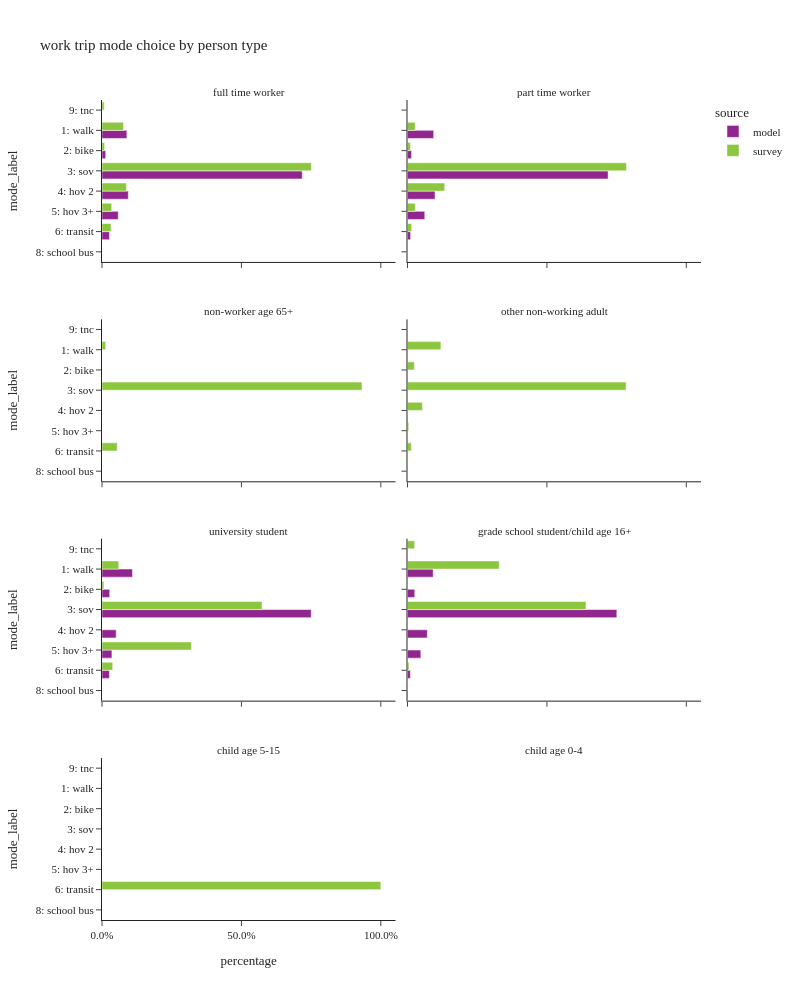

The notebook cell saved with this chart:
### Code cell
plot_mode_choice(wk_trip,"pptyp_label",
                 {"pptyp_label":["full time worker","part time worker","non-worker age 65+","other non-working adult",
                                 "university student","grade school student/child age 16+","child age 5-15","child age 0-4"],
                  "mode_label":["1: walk","2: bike","3: sov","4: hov 2","5: hov 3+","6: transit",
                                   "8: school bus","9: otherâ€“survey only"]},
                  "person type",2,1000)

### Figure 1 — Plotly figure (JSON) as saved in the notebook; plotly's stock layout.template omitted (floating-point values rounded to 4 significant figures)
{"data": [{"alignmentgroup": "True", "customdata": [[158949], [23856], [1280599], [168233], [103958], [47738], [1]], "hovertemplate": "source=model<br>pptyp_label=full time worker<br>percentage=%{x}<br>mode_label=%{y}<br>sample count=%{customdata[0]}<extra></extra>", "legendgroup": "model", "marker": {"color": "#91268F", "pattern": {"shape": ""}}, "name": "model", "offsetgroup": "model", "orientation": "h", "showlegend": true, "textposition": "auto", "type": "bar", "x": [0.08913, 0.01338, 0.7181, 0.09434, 0.05829, 0.02677, 5.607e-07], "xaxis": "x7", "y": ["1: walk", "2: bike", "3: sov", "4: hov 2", "5: hov 3+", "6: transit", "8: school bus"], "yaxis": "y7"}, {"alignmentgroup": "True", "customdata": [[30995], [4835], [237396], [32595], [20460], [3663]], "hovertemplate": "source=model<br>pptyp_label=part time worker<br>percentage=%{x}<br>mode_label=%{y}<br>sample count=%{customdata[0]}<extra></extra>", "legendgroup": "model", "marker": {"color": "#91268F", "pattern": {"shape": ""}}, "name": "model", "offsetgroup": "model", "orientation": "h", "showlegend": false, "textposition": "auto", "type": "bar", "x": [0.09394, 0.01465, 0.7195, 0.09879, 0.06201, 0.0111], "xaxis": "x8", "y": ["1: walk", "2: bike", "3: sov", "4: hov 2", "5: hov 3+", "6: transit"], "yaxis": "y8"}, {"alignmentgroup": "True", "customdata": [[6975], [1757], [47891], [3245], [2271], [1692], [1]], "hovertemplate": "source=model<br>pptyp_label=university student<br>percentage=%{x}<br>mode_label=%{y}<br>sample count=%{customdata[0]}<extra></extra>", "legendgroup": "model", "marker": {"color": "#91268F", "pattern": {"shape": ""}}, "name": "model", "offsetgroup": "model", "orientation": "h", "showlegend": false, "textposition": "auto", "type": "bar", "x": [0.1093, 0.02753, 0.7503, 0.05084, 0.03558, 0.02651, 1.567e-05], "xaxis": "x3", "y": ["1: walk", "2: bike", "3: sov", "4: hov 2", "5: hov 3+", "6: transit", "8: school bus"], "yaxis": "y3"}, {"alignmentgroup": "True", "customdata": [[2224], [627], [18116], [1717], [1154], [248], [43]], "hovertemplate": "source=model<br>pptyp_label=grade school student/child age 16+<br>percentage=%{x}<br>mode_label=%{y}<br>sample count=%{customdata[0]}<extra></extra>", "legendgroup": "model", "marker": {"color": "#91268F", "pattern": {"shape": ""}}, "name": "model", "offsetgroup": "model", "orientation": "h", "showlegend": false, "textposition": "auto", "type": "bar", "x": [0.09217, 0.02599, 0.7508, 0.07116, 0.04783, 0.01028, 0.001782], "xaxis": "x4", "y": ["1: walk", "2: bike", "3: sov", "4: hov 2", "5: hov 3+", "6: transit", "8: school bus"], "yaxis": "y4"}, {"alignmentgroup": "True", "customdata": [[290], [103], [1326], [103], [48], [208], [11]], "hovertemplate": "source=survey<br>pptyp_label=full time worker<br>percentage=%{x}<br>mode_label=%{y}<br>sample count=%{customdata[0]}<extra></extra>", "legendgroup": "survey", "marker": {"color": "#8CC63E", "pattern": {"shape": ""}}, "name": "survey", "offsetgroup": "survey", "orientation": "h", "showlegend": true, "textposition": "auto", "type": "bar", "x": [0.0773, 0.00923, 0.7509, 0.08757, 0.03482, 0.03225, 0.00792], "xaxis": "x7", "y": ["1: walk", "2: bike", "3: sov", "4: hov 2", "5: hov 3+", "6: transit", "9: tnc"], "yaxis": "y7"}, {"alignmentgroup": "True", "customdata": [[35], [17], [231], [31], [7], [23], [2]], "hovertemplate": "source=survey<br>pptyp_label=part time worker<br>percentage=%{x}<br>mode_label=%{y}<br>sample count=%{customdata[0]}<extra></extra>", "legendgroup": "survey", "marker": {"color": "#8CC63E", "pattern": {"shape": ""}}, "name": "survey", "offsetgroup": "survey", "orientation": "h", "showlegend": false, "textposition": "auto", "type": "bar", "x": [0.02748, 0.01081, 0.7852, 0.1335, 0.02799, 0.01483, 0.0001284], "xaxis": "x8", "y": ["1: walk", "2: bike", "3: sov", "4: hov 2", "5: hov 3+", "6: transit", "9: tnc"], "yaxis": "y8"}, {"alignmentgroup": "True", "customdata": [[1], [5], [1]], "hovertemplate": "source=survey<br>pptyp_label=non-worker age 65+<br>percentage=%{x}<br>mode_label=%{y}<br>sample count=%{customdata[0]}<extra></extra>", "legendgroup": "survey", "marker": {"color": "#8CC63E", "pattern": {"shape": ""}}, "name": "survey", "offsetgroup": "survey", "orientation": "h", "showlegend": false, "textposition": "auto", "type": "bar", "x": [0.01301, 0.9325, 0.05447], "xaxis": "x5", "y": ["1: walk", "3: sov", "6: transit"], "yaxis": "y5"}, {"alignmentgroup": "True", "customdata": [[2], [1], [10], [2], [2], [4]], "hovertemplate": "source=survey<br>pptyp_label=other non-working adult<br>percentage=%{x}<br>mode_label=%{y}<br>sample count=%{customdata[0]}<extra></extra>", "legendgroup": "survey", "marker": {"color": "#8CC63E", "pattern": {"shape": ""}}, "name": "survey", "offsetgroup": "survey", "orientation": "h", "showlegend": false, "textposition": "auto", "type": "bar", "x": [0.1198, 0.02448, 0.784, 0.05348, 0.004463, 0.01382], "xaxis": "x6", "y": ["1: walk", "2: bike", "3: sov", "4: hov 2", "5: hov 3+", "6: transit"], "yaxis": "y6"}, {"alignmentgroup": "True", "customdata": [[19], [2], [17], [3], [10]], "hovertemplate": "source=survey<br>pptyp_label=university student<br>percentage=%{x}<br>mode_label=%{y}<br>sample count=%{customdata[0]}<extra></extra>", "legendgroup": "survey", "marker": {"color": "#8CC63E", "pattern": {"shape": ""}}, "name": "survey", "offsetgroup": "survey", "orientation": "h", "showlegend": false, "textposition": "auto", "type": "bar", "x": [0.06014, 0.0068, 0.5739, 0.3207, 0.03846], "xaxis": "x3", "y": ["1: walk", "2: bike", "3: sov", "5: hov 3+", "6: transit"], "yaxis": "y3"}, {"alignmentgroup": "True", "customdata": [[2], [8], [1], [1]], "hovertemplate": "source=survey<br>pptyp_label=grade school student/child age 16+<br>percentage=%{x}<br>mode_label=%{y}<br>sample count=%{customdata[0]}<extra></extra>", "legendgroup": "survey", "marker": {"color": "#8CC63E", "pattern": {"shape": ""}}, "name": "survey", "offsetgroup": "survey", "orientation": "h", "showlegend": false, "textposition": "auto", "type": "bar", "x": [0.329, 0.6401, 0.005255, 0.02561], "xaxis": "x4", "y": ["1: walk", "3: sov", "6: transit", "9: tnc"], "yaxis": "y4"}, {"alignmentgroup": "True", "customdata": [[1]], "hovertemplate": "source=survey<br>pptyp_label=child age 5-15<br>percentage=%{x}<br>mode_label=%{y}<br>sample count=%{customdata[0]}<extra></extra>", "legendgroup": "survey", "marker": {"color": "#8CC63E", "pattern": {"shape": ""}}, "name": "survey", "offsetgroup": "survey", "orientation": "h", "showlegend": false, "textposition": "auto", "type": "bar", "x": [1.0], "xaxis": "x", "y": ["6: transit"], "yaxis": "y"}], "layout": {"annotations": [{"font": {}, "showarrow": false, "text": "child age 5-15", "x": 0.245, "xanchor": "center", "xref": "paper", "y": 0.1975, "yanchor": "bottom", "yref": "paper"}, {"font": {}, "showarrow": false, "text": "child age 0-4", "x": 0.755, "xanchor": "center", "xref": "paper", "y": 0.1975, "yanchor": "bottom", "yref": "paper"}, {"font": {}, "showarrow": false, "text": "university student", "x": 0.245, "xanchor": "center", "xref": "paper", "y": 0.465, "yanchor": "bottom", "yref": "paper"}, {"font": {}, "showarrow": false, "text": "grade school student/child age 16+", "x": 0.755, "xanchor": "center", "xref": "paper", "y": 0.465, "yanchor": "bottom", "yref": "paper"}, {"font": {}, "showarrow": false, "text": "non-worker age 65+", "x": 0.245, "xanchor": "center", "xref": "paper", "y": 0.7325, "yanchor": "bottom", "yref": "paper"}, {"font": {}, "showarrow": false, "text": "other non-working adult", "x": 0.755, "xanchor": "center", "xref": "paper", "y": 0.7325, "yanchor": "bottom", "yref": "paper"}, {"font": {}, "showarrow": false, "text": "full time worker", "x": 0.245, "xanchor": "center", "xref": "paper", "y": 1.0, "yanchor": "bottom", "yref": "paper"}, {"font": {}, "showarrow": false, "text": "part time worker", "x": 0.755, "xanchor": "center", "xref": "paper", "y": 1.0, "yanchor": "bottom", "yref": "paper"}], "barmode": "group", "height": 1000, "legend": {"title": {"text": "source"}, "tracegroupgap": 0}, "title": {"text": "work trip mode choice by person type"}, "width": 800, "xaxis": {"anchor": "y", "domain": [0.0, 0.49], "tickformat": ".1%", "title": {"text": "percentage"}}, "xaxis2": {"anchor": "y2", "domain": [0.51, 1.0], "matches": "x", "tickformat": ".1%", "title": {"text": "percentage"}}, "xaxis3": {"anchor": "y3", "domain": [0.0, 0.49], "matches": "x", "showticklabels": false, "tickformat": ".1%"}, "xaxis4": {"anchor": "y4", "domain": [0.51, 1.0], "matches": "x", "showticklabels": false, "tickformat": ".1%"}, "xaxis5": {"anchor": "y5", "domain": [0.0, 0.49], "matches": "x", "showticklabels": false, "tickformat": ".1%"}, "xaxis6": {"anchor": "y6", "domain": [0.51, 1.0], "matches": "x", "showticklabels": false, "tickformat": ".1%"}, "xaxis7": {"anchor": "y7", "domain": [0.0, 0.49], "matches": "x", "showticklabels": false, "tickformat": ".1%"}, "xaxis8": {"anchor": "y8", "domain": [0.51, 1.0], "matches": "x", "showticklabels": false, "tickformat": ".1%"}, "yaxis": {"anchor": "x", "categoryarray": ["9: otherâ€“survey only", "8: school bus", "6: transit", "5: hov 3+", "4: hov 2", "3: sov", "2: bike", "1: walk"], "categoryorder": "array", "domain": [0.0, 0.1975], "title": {"text": "mode_label"}}, "yaxis2": {"anchor": "x2", "domain": [0.0, 0.1975], "matches": "y", "showticklabels": false}, "yaxis3": {"anchor": "x3", "categoryarray": ["9: otherâ€“survey only", "8: school bus", "6: transit", "5: hov 3+", "4: hov 2", "3: sov", "2: bike", "1: walk"], "categoryorder": "array", "domain": [0.2675, 0.465], "matches": "y", "title": {"text": "mode_label"}}, "yaxis4": {"anchor": "x4", "domain": [0.2675, 0.465], "matches": "y", "showticklabels": false}, "yaxis5": {"anchor": "x5", "categoryarray": ["9: otherâ€“survey only", "8: school bus", "6: transit", "5: hov 3+", "4: hov 2", "3: sov", "2: bike", "1: walk"], "categoryorder": "array", "domain": [0.535, 0.7325], "matches": "y", "title": {"text": "mode_label"}}, "yaxis6": {"anchor": "x6", "domain": [0.535, 0.7325], "matches": "y", "showticklabels": false}, "yaxis7": {"anchor": "x7", "categoryarray": ["9: otherâ€“survey only", "8: school bus", "6: transit", "5: hov 3+", "4: hov 2", "3: sov", "2: bike", "1: walk"], "categoryorder": "array", "domain": [0.8025, 1.0], "matches": "y", "title": {"text": "mode_label"}}, "yaxis8": {"anchor": "x8", "domain": [0.8025, 1.0], "matches": "y", "showticklabels": false}}}
